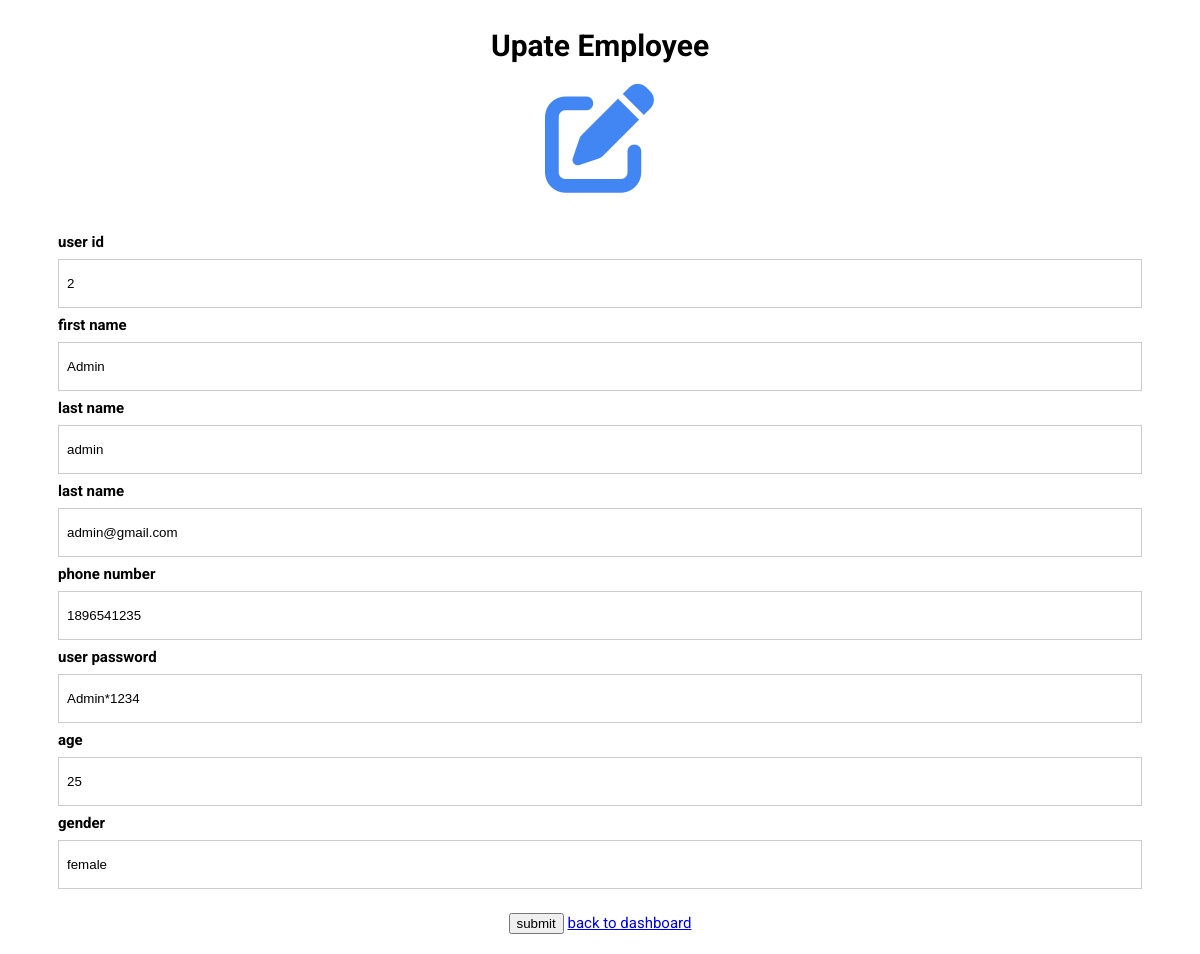
Screenshot of /admin_dashboard/user_update.php?id=2 with the database file from the repository.
### tables this page shows
CREATE TABLE `user` (
  `user_id` int(100) NOT NULL,
  `user_first_name` varchar(255) NOT NULL,
  `user_last_name` varchar(255) NOT NULL,
  `user_email` varchar(255) NOT NULL,
  `phone_num` int(100) NOT NULL,
  `user_password` varchar(255) NOT NULL,
  `age` int(100) NOT NULL,
  `gender` enum('male','female') NOT NULL,
  `is_admin` tinyint(1) NOT NULL,
  `is_deleted` tinyint(1) NOT NULL,
  `created_at` timestamp NOT NULL DEFAULT current_timestamp(),
  `updated_at` timestamp NOT NULL DEFAULT current_timestamp()
);

### admin_dashboard/user_update.php (the view, shortened to what this page needs)
<?php
include "../connection.php";
$get_data = "SELECT * FROM user WHERE user_id= $_GET[id]";
$stmt= $conn->query($get_data);
$user_data = $stmt->fetch_assoc();
?>
<!DOCTYPE html>
<html>
  <head> <script src="https://kit.fontawesome.com/f32d43040b.js"></script>
    <link rel="stylesheet" href="https://use.fontawesome.com/releases/v5.4.1/css/all.css">
  </head>
  <body>
    <form action="" method="post">
      <h1>Upate Employee</h1>
      <div class="icon">
        <i class="fa-solid fa-pen-to-square"></i>
      </div>
      <div class="formcontainer">
      <div class="container">
        <label for="uname"><strong>user id</strong></label>
        <input type="text" placeholder="user_id" name="user_id"  value =<?php echo $user_data['user_id']; ?> readonly   >
        <label for="mail"><strong>first name</strong></label>
        <input type="text" placeholder="first name" name="first_name" value= <?php echo $user_data['user_first_name']; ?> >
        <label for="psw"><strong>last name</strong></label>
        <input type="text" placeholder="last name" name="last_name" value=  <?php echo $user_data['user_last_name']; ?>>
        <label for="psw"><strong>last name</strong></label>
        <input type="text" placeholder="last name" name="email" value=  <?php echo $user_data['user_email']; ?>>
        <label for="psw"><strong>phone number</strong></label>
        <input type="text" placeholder="phone num" name="phonenum" value=  <?php echo $user_data['phone_num']; ?>>
        <label for="psw"><strong>user password</strong></label>
        <input type="text" placeholder="password" name="password" value=  <?php echo $user_data['user_password']; ?>>
        <label for="psw"><strong>age</strong></label>
        <input type="text" placeholder="age" name="age" value=  <?php echo $user_data['age']; ?>>
        <label for="psw"><strong>gender</strong></label>
        <input type="text" placeholder="gender" name="gender" value=  <?php echo $user_data['gender']; ?>>
      </div>
      <input type="submit" name="submit" value="submit">
    </form>
    <a href="dashboard.php">back to dashboard</a>
  </body>
</html>

### admin_dashboard/user_update.php (style rules this page uses)
html, body { display: flex; justify-content: center; font-family: Roboto, Arial, sans-serif; font-size: 15px; }
form { margin border: 5px solid #f1f1f1; }
input[type=text], input[type=password] { width: 100%; padding: 16px 8px; margin: 8px 0; display: inline-block; border: 1px solid #ccc; box-sizing: border-box; }
.icon { font-size: 110px; display: flex; justify-content: center; color: #4286f4; }
h1 { text-align:center; fone-size:18; }
.formcontainer { text-align: center; margin: 24px 50px 12px; }
.container { padding: 16px 0; text-align:left; }

### rows the page displays
user: user_id "2", first_name "Admin", last_name "admin", email "admin@gmail.com", phonenum "1896541235", password "Admin*1234", age "25", gender "female"
